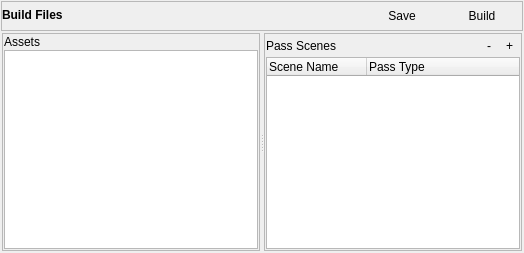
      <widget class="QWidget" name="pgBuildPass" >
       <layout class="QGridLayout" name="gridLayout_14" >
        <property name="margin" >
         <number>1</number>
        </property>
        <property name="spacing" >
         <number>1</number>
        </property>
        <item row="1" column="0" >
         <widget class="QFrame" name="frame_7" >
          <layout class="QGridLayout" name="gridLayout_10" >
           <property name="margin" >
            <number>1</number>
           </property>
           <property name="spacing" >
            <number>1</number>
           </property>
           <item row="0" column="0" >
            <widget class="QSplitter" name="splitter_2" >
             <property name="orientation" >
              <enum>Qt::Horizontal</enum>
             </property>
             <widget class="QFrame" name="frame_9" >
              <property name="frameShape" >
               <enum>QFrame::StyledPanel</enum>
              </property>
              <property name="frameShadow" >
               <enum>QFrame::Raised</enum>
              </property>
              <layout class="QGridLayout" name="gridLayout_12" >
               <property name="margin" >
                <number>1</number>
               </property>
               <property name="spacing" >
                <number>1</number>
               </property>
               <item row="1" column="0" >
                <widget class="QLabel" name="label_10" >
                 <property name="text" >
                  <string>Assets</string>
                 </property>
                </widget>
               </item>
               <item row="2" column="0" colspan="2" >
                <widget class="QTreeWidget" name="trPg2List_2" >
                 <property name="dragEnabled" >
                  <bool>true</bool>
                 </property>
                 <property name="dragDropMode" >
                  <enum>QAbstractItemView::DragDrop</enum>
                 </property>
                 <property name="alternatingRowColors" >
                  <bool>true</bool>
                 </property>
                 <property name="indentation" >
                  <number>10</number>
                 </property>
                 <property name="rootIsDecorated" >
                  <bool>true</bool>
                 </property>
                 <property name="headerHidden" >
                  <bool>true</bool>
                 </property>
                 <column>
                  <property name="text" >
                   <string>Pass Type</string>
                  </property>
                 </column>
                </widget>
               </item>
              </layout>
             </widget>
             <widget class="QFrame" name="frame_10" >
              <property name="frameShape" >
               <enum>QFrame::StyledPanel</enum>
              </property>
              <property name="frameShadow" >
               <enum>QFrame::Raised</enum>
              </property>
              <layout class="QGridLayout" name="gridLayout_13" >
               <property name="margin" >
                <number>1</number>
               </property>
               <property name="spacing" >
                <number>1</number>
               </property>
               <item row="0" column="0" >
                <widget class="QLabel" name="label_11" >
                 <property name="text" >
                  <string>Pass Scenes</string>
                 </property>
                </widget>
               </item>
               <item row="0" column="1" >
                <widget class="QToolButton" name="btnPassSceneRemove" >
                 <property name="text" >
                  <string>-</string>
                 </property>
                 <property name="autoRaise" >
                  <bool>true</bool>
                 </property>
                </widget>
               </item>
               <item row="0" column="2" >
                <widget class="QToolButton" name="btnPassSceneAdd" >
                 <property name="text" >
                  <string>+</string>
                 </property>
                 <property name="autoRaise" >
                  <bool>true</bool>
                 </property>
                </widget>
               </item>
               <item row="1" column="0" colspan="3" >
                <widget class="QTreeWidget" name="trPg2List" >
                 <property name="dragDropOverwriteMode" >
                  <bool>true</bool>
                 </property>
                 <property name="dragDropMode" >
                  <enum>QAbstractItemView::DragDrop</enum>
                 </property>
                 <property name="alternatingRowColors" >
                  <bool>true</bool>
                 </property>
                 <property name="indentation" >
                  <number>10</number>
                 </property>
                 <property name="rootIsDecorated" >
                  <bool>true</bool>
                 </property>
                 <property name="uniformRowHeights" >
                  <bool>true</bool>
                 </property>
                 <property name="headerHidden" >
                  <bool>false</bool>
                 </property>
                 <column>
                  <property name="text" >
                   <string>Scene Name</string>
                  </property>
                 </column>
                 <column>
                  <property name="text" >
                   <string>Pass Type</string>
                  </property>
                 </column>
                </widget>
               </item>
              </layout>
             </widget>
            </widget>
           </item>
          </layout>
         </widget>
        </item>
        <item row="0" column="0" >
         <widget class="QFrame" name="frame" >
          <property name="minimumSize" >
           <size>
            <width>0</width>
            <height>30</height>
           </size>
          </property>
          <property name="maximumSize" >
           <size>
            <width>16777215</width>
            <height>30</height>
           </size>
          </property>
          <property name="frameShape" >
           <enum>QFrame::StyledPanel</enum>
          </property>
          <property name="frameShadow" >
           <enum>QFrame::Raised</enum>
          </property>
          <layout class="QGridLayout" name="gridLayout_17" >
           <property name="margin" >
            <number>0</number>
           </property>
           <property name="spacing" >
            <number>0</number>
           </property>
           <item row="0" column="0" >
            <widget class="QLabel" name="label_2" >
             <property name="minimumSize" >
              <size>
               <width>0</width>
               <height>14</height>
              </size>
             </property>
             <property name="maximumSize" >
              <size>
               <width>16777215</width>
               <height>14</height>
              </size>
             </property>
             <property name="font" >
              <font>
               <weight>75</weight>
               <bold>true</bold>
              </font>
             </property>
             <property name="text" >
              <string>Build Files</string>
             </property>
            </widget>
           </item>
           <item row="0" column="2" >
            <widget class="QToolButton" name="btnBuildFilesBuild" >
             <property name="minimumSize" >
              <size>
               <width>80</width>
               <height>25</height>
              </size>
             </property>
             <property name="text" >
              <string>Build</string>
             </property>
             <property name="toolButtonStyle" >
              <enum>Qt::ToolButtonTextBesideIcon</enum>
             </property>
             <property name="autoRaise" >
              <bool>true</bool>
             </property>
            </widget>
           </item>
           <item row="0" column="1" >
            <widget class="QToolButton" name="btnBuildFilesSave" >
             <property name="minimumSize" >
              <size>
               <width>80</width>
               <height>25</height>
              </size>
             </property>
             <property name="text" >
              <string>Save</string>
             </property>
             <property name="toolButtonStyle" >
              <enum>Qt::ToolButtonTextBesideIcon</enum>
             </property>
             <property name="autoRaise" >
              <bool>true</bool>
             </property>
            </widget>
           </item>
          </layout>
         </widget>
        </item>
       </layout>
      </widget>
